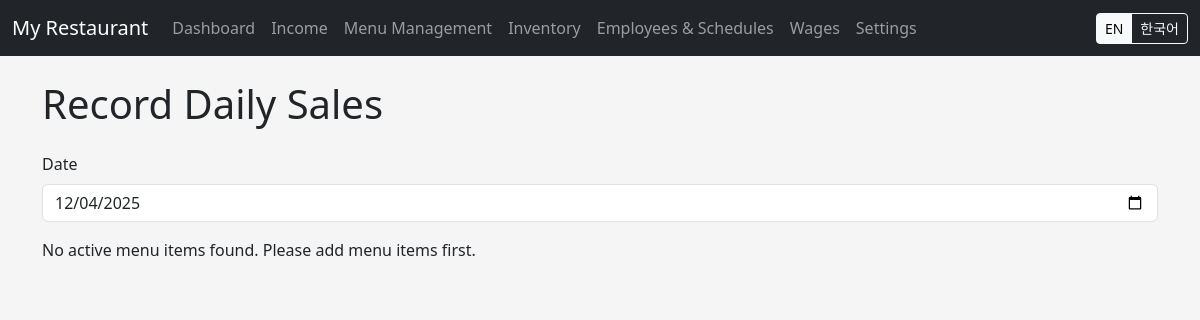
Before: /income/record with the older database file.
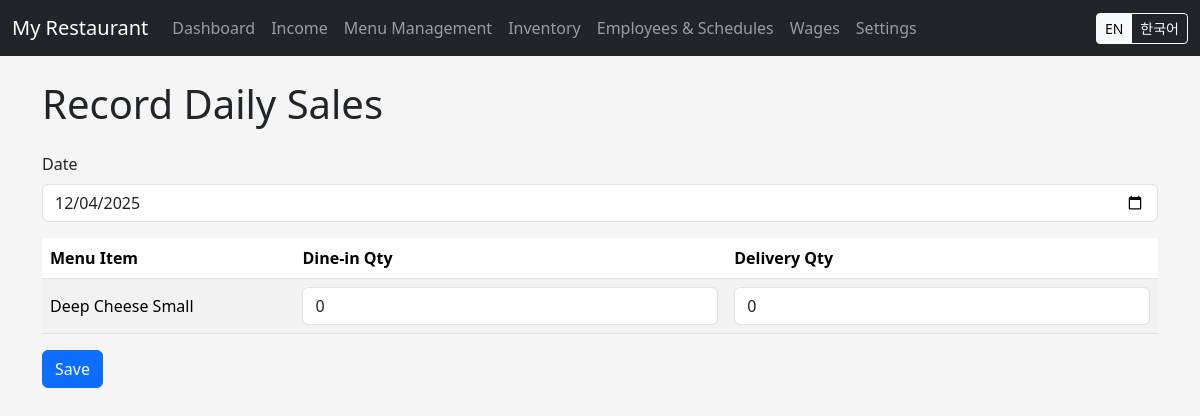
After: the same page with the newer database file.
### tables this page shows
CREATE TABLE menu_items (
            id INTEGER PRIMARY KEY AUTOINCREMENT,
            name TEXT NOT NULL,
            category TEXT,
            price REAL NOT NULL,
            active INTEGER NOT NULL DEFAULT 1,
            image_path TEXT
        );

### app.py (the view, shortened to what this page needs)
    @app.route('/income/record', methods=['GET', 'POST'])
    def record_sales():
        conn = getattr(g, "db_conn", None)
        if not conn:
            return render_template("income/record_sales.html", menu_items=[], date_str="")
        today_str = date.today().isoformat()
        menu_items = menu_model.get_menu_items(conn, include_inactive=False)
        return render_template("income/record_sales.html", menu_items=menu_items, date_str=today_str)

### models/db.py (called while the page is built)
def get_connection(db_path: str = DB_PATH) -> sqlite3.Connection:
    conn = sqlite3.connect(db_path)
    conn.row_factory = sqlite3.Row
    return conn

### models/menu.py (called while the page is built)
def get_menu_items(conn: Connection, include_inactive: bool = False) -> List[Dict[str, Any]]:
    cursor = conn.cursor()
    if include_inactive:
        cursor.execute("SELECT * FROM menu_items ORDER BY id")
    else:
        cursor.execute("SELECT * FROM menu_items WHERE active = 1 ORDER BY id")
    rows = cursor.fetchall()
    return [dict(row) for row in rows]

### templates/income/record_sales.html (shortened to what this page needs)
{% extends 'base.html' %}
{% block content %}
<h1 class="mb-4">{{ t['title_record_sales'] }}</h1>
<form method="post">
  <div class="mb-3">
    <label class="form-label">Date</label>
    <input type="date" name="date" class="form-control" value="{{ date_str }}">
  </div>
  {% if menu_items %}
  <div class="table-responsive">
    <table class="table table-striped align-middle">
      <thead>
        <tr>
          <th>Menu Item</th>
          <th>Dine-in Qty</th>
          <th>Delivery Qty</th>
        </tr>
      </thead>
      <tbody>
        {% for item in menu_items %}
        <tr>
          <td>
            {{ item.name }}
          </td>
          <td>
            <input type="number"
                   name="dine_in_{{ item.id }}"
                   class="form-control"
                   min="0"
                   value="0">
          </td>
          <td>
            <input type="number"
                   name="delivery_{{ item.id }}"
                   class="form-control"
                   min="0"
                   value="0">
          </td>
        </tr>
        {% endfor %}
      </tbody>
    </table>
  </div>
  <button type="submit" class="btn btn-primary">{{ t['btn_save'] }}</button>
  {% else %}
  <p>No active menu items found. Please add menu items first.</p>
  {% endif %}
</form>
{% endblock %}

Changed rows visible on the page:
added menu_items: name "Deep Cheese Small"
Other visible differences:
{{ t['btn_save'] }}: (not shown) → "Save"
text no longer shown: "No active menu items found. Please add menu items first."
text now shown: "Menu Item Dine-in Qty Delivery Qty"
